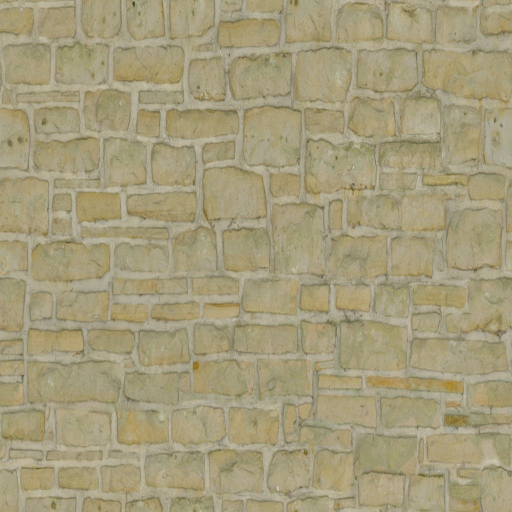
#> input picture src/archgen/tex/ashlar_c.jpg, 1024 x 1024 px, given in place of Bricks059_1K-JPG_Color.jpg, which was not available (shown at 1/2 size)
$ python packtex.py ../src/archgen/tex ../src/archgen/tex/ashlar_n.jpg
#> lines starting #> are read from the running program, lines starting #| are printed output that depends on the picture
# Packs the CC0 material sets (ambientCG, 1K JPG zips unpacked under SRC/<Asset>/) for the arch and ground textures
# (src/archgen/textures.ts ARCH_TEX_KEYS, in this order): <key>_c.jpg the colour with its occlusion folded in,
# <key>_n.jpg the normal's xy (GL) and the roughness. Prints each set's mean colour (texbank.wgsl txMean).
# usage: python -I scripts/packtex.py <SRC> <OUT dir: src/archgen/tex> [key ...]
import sys, json, os
from PIL import Image, ImageChops
src, out = sys.argv[1], sys.argv[2]
only = set(sys.argv[3:])
sets = [('brick','Bricks059'),('rubble','Bricks075A'),('ashlar','Bricks084'),('plaster','Plaster001'),('siding','WoodSiding008'),
        ('wood','Wood049'),('deck','WoodFloor041'),('tile','RoofingTiles006'),('slate','RoofingTiles001'),('thatch','ThatchedRoof001A'),
        ('flag','PavingStones054'),('cobble','PavingStones070'),('dirt','Ground048'),('grass','Grass004'),('canvas','Fabric028'),
        ('sand','Ground054'),('rock','Rock030'),('gravel','Gravel022'),('snow','Snow006'),('moss','Ground037')]
for key, a in sets:
    if only and key not in only: continue
    d = f'{src}/{a}/{a}_1K-JPG'
    c = Image.open(d + '_Color.jpg').convert('RGB').resize((1024, 1024), Image.LANCZOS)
#> c is the input picture: PIL image 1024x1024 RGB; mean R, G, B 164.5, 155.6, 122.2
    if os.path.exists(d + '_AmbientOcclusion.jpg'):
        ao = Image.open(d + '_AmbientOcclusion.jpg').convert('L').resize((1024, 1024), Image.LANCZOS)
        ao = ao.point(lambda v: int(255 - (255 - v) * 0.6))
        c = ImageChops.multiply(c, Image.merge('RGB', (ao, ao, ao)))
    n = Image.open(d + '_NormalGL.jpg').convert('RGB').resize((1024, 1024), Image.LANCZOS)
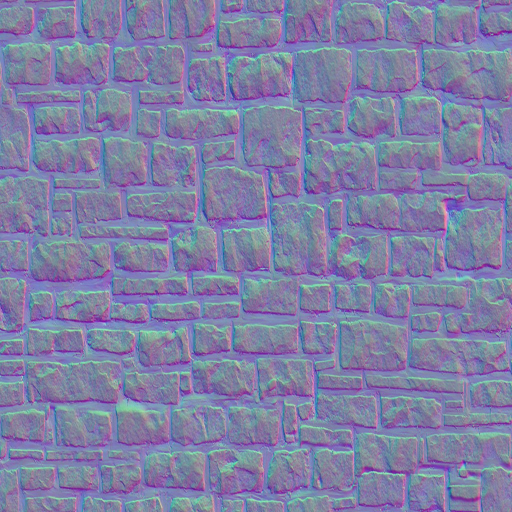
#> input picture src/archgen/tex/ashlar_n.jpg, 1024 x 1024 px, given in place of Bricks059_1K-JPG_NormalGL.jpg, which was not available (shown at 1/2 size)
#> n is the input picture: PIL image 1024x1024 RGB; mean R, G, B 127.3, 127.8, 165.1
    r = Image.open(d + '_Roughness.jpg').convert('L').resize((1024, 1024), Image.LANCZOS)
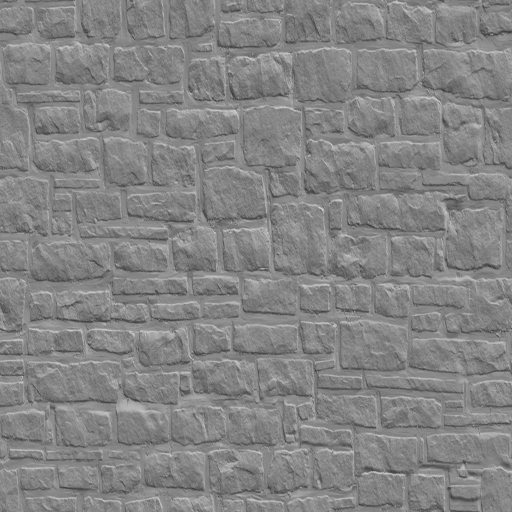
#> r: PIL image 1024x1024 L (shown at 1/2 size); min 50, max 216, mean 131.9
    nr, ng, _ = n.split()
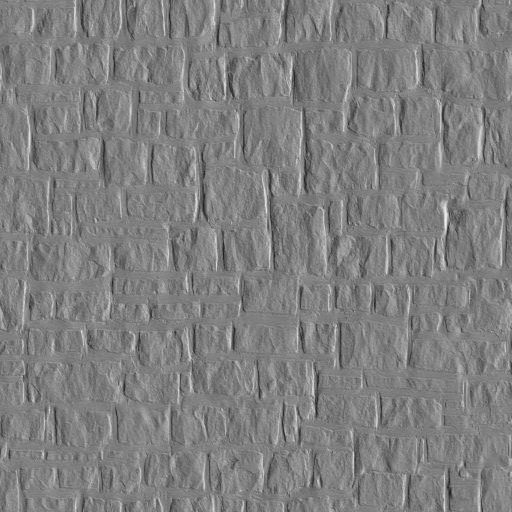
#> nr: PIL image 1024x1024 L (shown at 1/2 size); min 18, max 244, mean 127.3
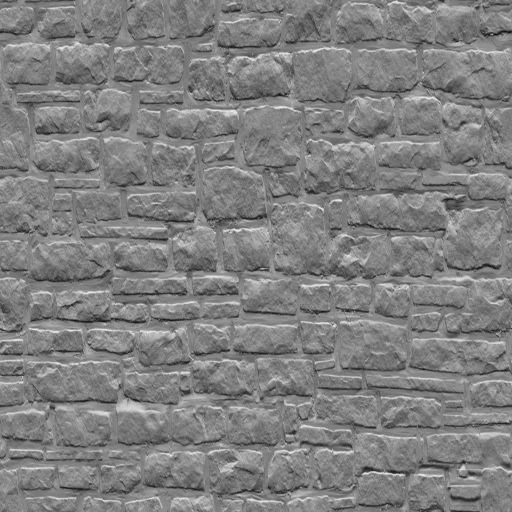
#> ng: PIL image 1024x1024 L (shown at 1/2 size); min 4, max 248, mean 127.8
    Image.merge('RGB', (nr, ng, r)).save(f'{out}/{key}_n.jpg', quality=88)
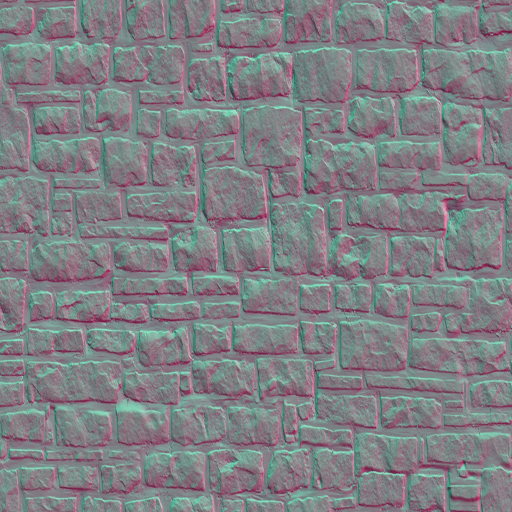
#> saved as brick_n.jpg: PIL image 1024x1024 RGB (shown at 1/2 size); mean R, G, B 127.3, 127.8, 131.9
    c.save(f'{out}/{key}_c.jpg', quality=86)
    m = c.resize((1, 1), Image.BOX).getpixel((0, 0))
#> m = (165, 156, 122)
    print(key, a, [round(v / 255, 3) for v in m], os.path.getsize(f'{out}/{key}_c.jpg') // 1024, os.path.getsize(f'{out}/{key}_n.jpg') // 1024)
#| brick Bricks059 [0.647, 0.612, 0.478] 178 287
#> (the run stopped early here; a loop or call above may not have finished)
